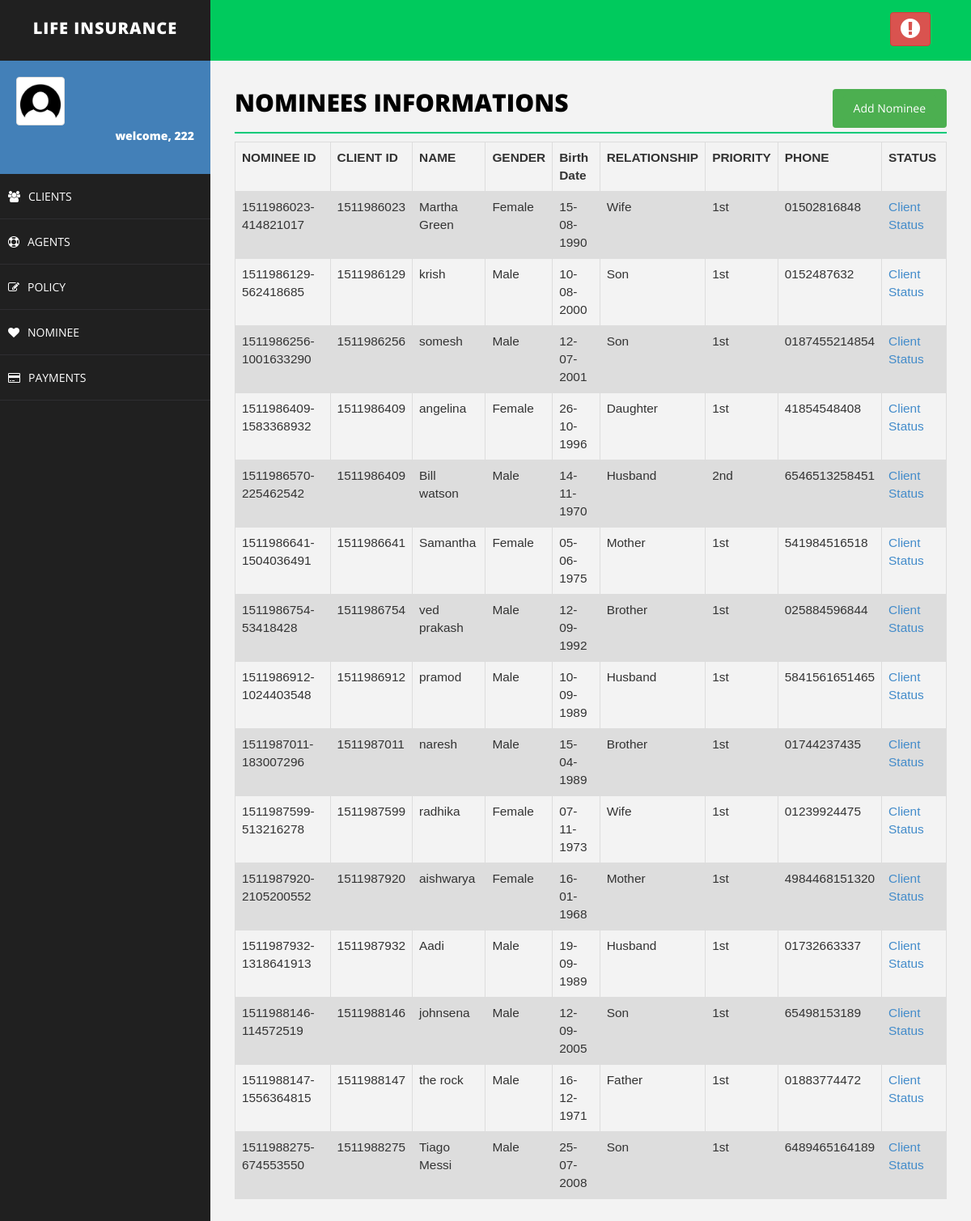
/lims/nominee.php (signed in), run on the app's committed database.
### tables this page shows
CREATE TABLE `nominee` (
  `nominee_id` varchar(200) NOT NULL,
  `client_id` varchar(100) NOT NULL,
  `name` varchar(50) NOT NULL,
  `sex` varchar(20) NOT NULL,
  `birth_date` varchar(50) NOT NULL,
  `nid` varchar(50) NOT NULL,
  `relationship` varchar(20) NOT NULL,
  `priority` varchar(20) NOT NULL,
  `phone` varchar(50) NOT NULL
);

### lims/nominee.php (the view, shortened to what this page needs)
<!DOCTYPE html>
<html>
<head>
    <link href="assets/css/bootstrap.css" rel="stylesheet" />
    <link href="assets/css/font-awesome.css" rel="stylesheet" />
    <link href="assets/css/basic.css" rel="stylesheet" />
    <link href="assets/css/custom.css" rel="stylesheet" />
</head>
<body>
<?php include 'header.php';
?>
        <div id="page-wrapper">
                <div class="row">
                    <div class="col-md-12">
                        <h1 class="page-head-line">Nominees Informations
						<button class="btn" align="center">
						<a href="addNominee.php" class="btn">Add Nominee</a>
						</button>
						</h1>
                    </div>
                </div>
<?php
include'connection.php';
	$sql = "SELECT * FROM nominee";
	$result = $conn->query($sql);
	echo "<table class=\"table\">\n";
    echo "  <tr>\n";
	echo "    <th>NOMINEE ID</th>\n";
    echo "    <th>CLIENT ID</th>\n";
    echo "    <th>NAME</th>\n";
	echo "    <th>GENDER</th>\n";
    echo "    <th>Birth Date</th>\n";
	echo "    <th>RELATIONSHIP</th>\n";;
    echo "    <th>PRIORITY</th>\n";
    echo "    <th>PHONE</th>\n";;
	echo "    <th>STATUS</th>\n";
    echo "  </tr>";
	if ($result->num_rows > 0) {
	while($row = $result->fetch_assoc()) {
		echo "<tr>\n";
		echo "    <td>".$row["nominee_id"]."</td>\n";
		echo "    <td>".$row["client_id"]."</td>\n";
		echo "    <td>".$row["name"]."</td>\n";
		echo "    <td>".$row["sex"]."</td>\n";
		echo "    <td>".$row["birth_date"]."</td>\n";
		echo "    <td>".$row["relationship"]."</td>\n";
		echo "    <td>".$row["priority"]."</td>\n";
		echo "    <td>".$row["phone"]."</td>\n";
		echo "    <td>"."<a href='clientStatus.php?client_id=".$row["client_id"]. "'>Client Status</a>"."</td>\n";
	}
	echo "</table>\n";
	echo "</body>\n";
	echo "</html>";
	} else {
    echo "0 results";
}
?>
</body>
</html>

### lims/assets/css/basic.css (style rules this page uses)
body { font-family: 'Open Sans', sans-serif; line-height:25px; }
#page-wrapper { padding: 15px 15px; min-height: 600px; background: #F3F3F3; }
.page-head-line { font-size: 30px; text-transform: uppercase; color: #000; font-weight: 800; padding-bottom: 20px; border-bottom: 2px solid #00CA79; margin-bottom: 10px; }
@media (min-width:768px) { #page-wrapper { margin: 0 0 0 260px; padding: 15px 30px; min-height: 1200px; } }

### lims/nominee.php (style rules this page uses)
.btn { background-color: #4CAF50; float: right; color:white; text-decoration:none; }
table { font-family: arial, sans-serif; border-collapse: collapse; width: 100%; margin-left:0%; font-size:110%; }
td, th { border: 1px solid #dddddd; text-align: left; padding: 8px; }
tr:nth-child(even) { background-color: #dddddd; }

### data on the page
nominee: nominee_id "1511986023-414821017", client "1511986023", name "Martha Green", sex "Female", birth_date "15-08-1990", relationship "Wife", priority "1st", phone "01502816848"
nominee: nominee_id "1511986129-562418685", client "1511986129", name "krish", sex "Male", birth_date "10-08-2000", relationship "Son", priority "1st", phone "0152487632"
nominee: nominee_id "1511986256-1001633290", client "1511986256", name "somesh", sex "Male", birth_date "12-07-2001", relationship "Son", priority "1st", phone "0187455214854"
nominee: nominee_id "1511986409-1583368932", client "1511986409", name "angelina", sex "Female", birth_date "26-10-1996", relationship "Daughter", priority "1st", phone "41854548408"
nominee: nominee_id "1511986570-225462542", client "1511986409", name "Bill watson", sex "Male", birth_date "14-11-1970", relationship "Husband", priority "2nd", phone "6546513258451"
nominee: nominee_id "1511986641-1504036491", client "1511986641", name "Samantha", sex "Female", birth_date "05-06-1975", relationship "Mother", priority "1st", phone "541984516518"
nominee: nominee_id "1511986754-53418428", client "1511986754", name "ved prakash", sex "Male", birth_date "12-09-1992", relationship "Brother", priority "1st", phone "025884596844"
nominee: nominee_id "1511986912-1024403548", client "1511986912", name "pramod", sex "Male", birth_date "10-09-1989", relationship "Husband", priority "1st", phone "5841561651465"
nominee: nominee_id "1511987011-183007296", client "1511987011", name "naresh", sex "Male", birth_date "15-04-1989", relationship "Brother", priority "1st", phone "01744237435"
nominee: nominee_id "1511987599-513216278", client "1511987599", name "radhika", sex "Female", birth_date "07-11-1973", relationship "Wife", priority "1st", phone "01239924475"
nominee: nominee_id "1511987920-2105200552", client "1511987920", name "aishwarya", sex "Female", birth_date "16-01-1968", relationship "Mother", priority "1st", phone "4984468151320"
nominee: nominee_id "1511987932-1318641913", client "1511987932", name "Aadi", sex "Male", birth_date "19-09-1989", relationship "Husband", priority "1st", phone "01732663337"
nominee: nominee_id "1511988146-114572519", client "1511988146", name "johnsena", sex "Male", birth_date "12-09-2005", relationship "Son", priority "1st", phone "65498153189"
nominee: nominee_id "1511988147-1556364815", client "1511988147", name "the rock", sex "Male", birth_date "16-12-1971", relationship "Father", priority "1st", phone "01883774472"
nominee: nominee_id "1511988275-674553550", client "1511988275", name "Tiago Messi", sex "Male", birth_date "25-07-2008", relationship "Son", priority "1st", phone "6489465164189"

### other printed values
$_SESSION["username"] "222"
